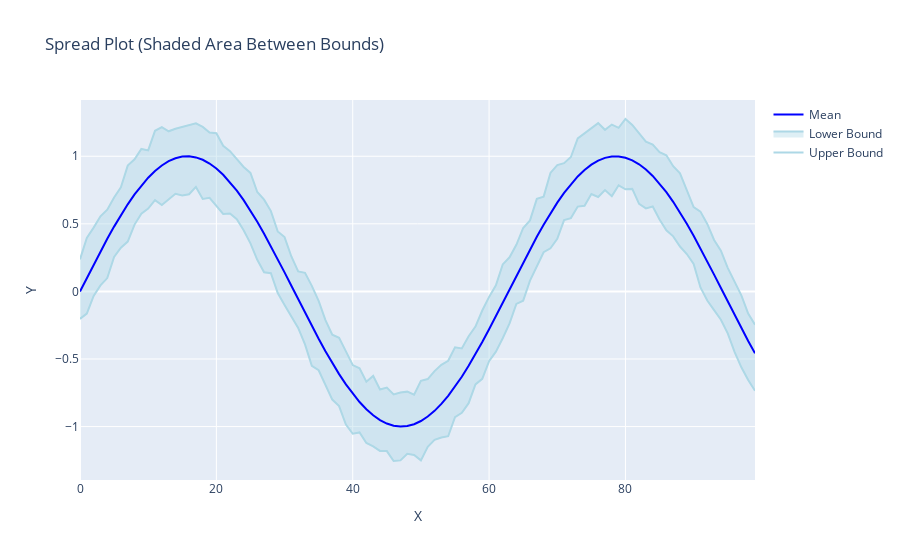

Write notebook code for a chart like this one.
### Markdown cell above
## Spread

### Code cell
import pandas as pd
import numpy as np
import plotly.graph_objects as go

# Generate data
np.random.seed(42)
x = np.arange(0, 100)
y_mean = np.sin(x * 0.1)
y_upper = y_mean + 0.2 + np.random.rand(100) * 0.1
y_lower = y_mean - 0.2 - np.random.rand(100) * 0.1

# Plot spread between y_upper and y_lower
fig = go.Figure([
    go.Scatter(x=x, y=y_upper, line=dict(color='lightblue'), name='Upper Bound'),
    go.Scatter(x=x, y=y_lower, fill='tonexty', line=dict(color='lightblue'), name='Lower Bound', fillcolor='rgba(173,216,230,0.4)'),
    go.Scatter(x=x, y=y_mean, line=dict(color='blue'), name='Mean')
])

fig.update_layout(title='Spread Plot (Shaded Area Between Bounds)', xaxis_title='X', yaxis_title='Y')
fig.show()
